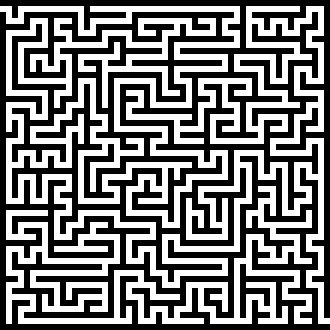
#> input picture maze.png, 110 x 110 px (shown 3 times larger)
$ python maze_proc.py
#> lines starting #> are read from the running program, lines starting #| are printed output that depends on the picture
# take in a PNG image of a maze (from dadaelus + some modification), and convert into a bitmap
import numpy as np
from bitarray import bitarray
from PIL import Image
np.set_printoptions(threshold=np.inf)
im = Image.open("maze.png")
#> im is the input picture: PIL image 110x110 RGB; 48.2% white in thin lines or dots

data = np.asarray(im)

width = len(data)
#> width = 110
height = len(data[0])
#> height = 110

bitmap = np.ones((width//2,height//2), dtype=int)


for i in range(0, width, 2):
  for j in range(0, height, 2):
    x = i // 2
    y = j // 2
    if (list(data[i,j]) == list([255,255,255])):
      bitmap[x,y] = 0
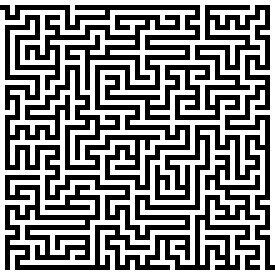
#> bitmap: shape (55, 55) int64 (shown 5 times larger); values 0 (black) and 1 (white), 51.8% white; black in thin lines or dots


bitstring = ""
for x in bitmap.flatten():
  if x == 1:
    bitstring += '1'
  else:
    bitstring += '0'

#> (the run stopped early here; a loop or call above may not have finished)
